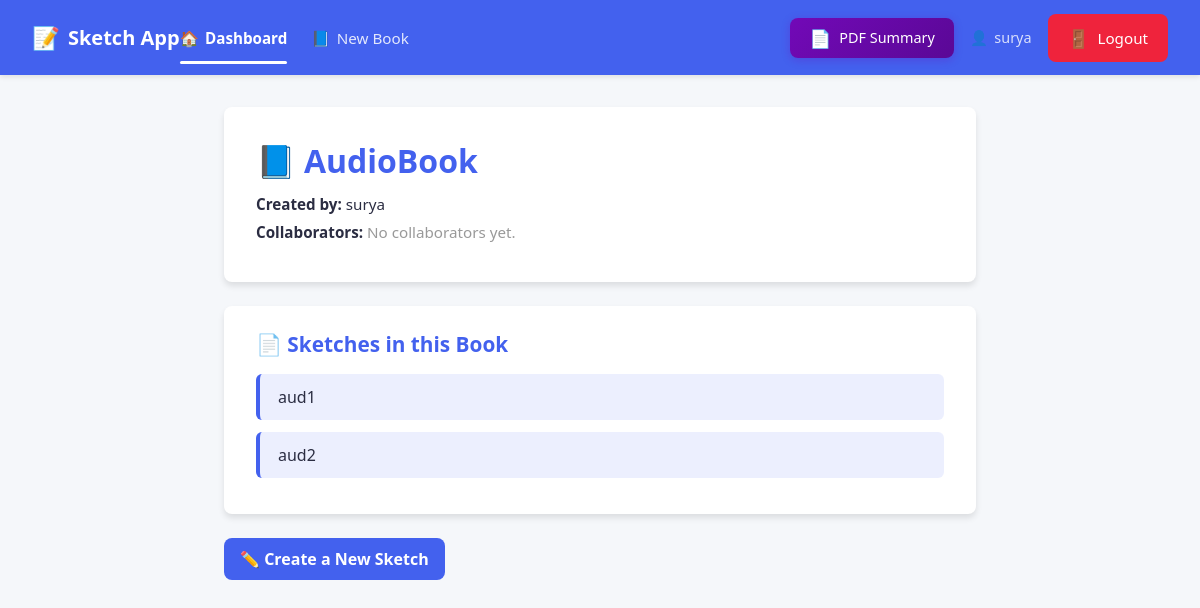
The app's page /book/15/ (signed in) with its own data.
### app/models.py (models this page shows, shortened)
class Book(models.Model):
    name = models.CharField(max_length=200)
    created_by = models.ForeignKey(User, on_delete=models.CASCADE, related_name="created_books")
    collaborators = models.ManyToManyField(User, related_name="collaborating_books")
    created_at = models.DateTimeField(auto_now_add=True)

class Sketch(models.Model):
    book = models.ForeignKey(Book, on_delete=models.CASCADE, related_name="sketches")
    name = models.CharField(max_length=200)
    created_by = models.ForeignKey(User, on_delete=models.CASCADE)
    image = models.ImageField(upload_to="sketches/", blank=True, null=True)
    strokes = models.JSONField(default=list)
    created_at = models.DateTimeField(auto_now_add=True)
    ocr_explanation = models.TextField(blank=True, null=True)  # Store the explanation text
    audio_summary = models.FileField(upload_to="audio_summaries/", blank=True, null=True)  # Store audio file
    audio_generated_at = models.DateTimeField(blank=True, null=True)  # Track when audio was generated

### app/views.py (the view)
# urls.py: path("book/<int:book_id>/", views.book_detail, name="book_detail"),
@login_required
def book_detail(request, book_id):
    book = get_object_or_404(Book, id=book_id)
    if request.user != book.created_by and request.user not in book.collaborators.all():
        return JsonResponse({"error": "Unauthorized"}, status=403)
    return render(request, "book_detail.html", {
        "book": book,
        "sketches": book.sketches.all()
    })

### app/templates/book_detail.html (shortened to what this page needs)
{% include 'navbar.html' %}
<div class="content-container">
  <div class="book-header">
    <h2><span class="icon">📘</span> {{ book.name }}</h2>
    <p><strong>Created by:</strong> {{ book.created_by.username }}</p>
    <p>
      <strong>Collaborators:</strong>
      {% if book.collaborators.exists %} {{ book.collaborators.all|join:", " }}
      {% else %}
      <span style="color: #999">No collaborators yet.</span>
      {% endif %}
    </p>
  </div>
  <div class="sketches-section">
    <h3>📄 Sketches in this Book</h3>
    <ul class="sketch-list">
      {% for sketch in sketches %}
      <li>
        <a href="/sketch/{{ sketch.id }}/">{{ sketch.name }}</a>
      </li>
      {% empty %}
      <li style="color: #777">No sketches yet.</li>
      {% endfor %}
    </ul>
  </div>
  <a href="/book/{{ book.id }}/create-sketch/" class="create-btn">
    ✏️ Create a New Sketch
  </a>
</div>

### app/templates/navbar.html (shortened to what this page needs)
<!DOCTYPE html>
<html lang="en">
  <head>
  </head>
  <body>
    <nav class="navbar">
      <div class="navbar-left">
        <a href="{% url 'dashboard' %}" class="navbar-brand">
          <span class="icon">📝</span> Sketch App
        </a>
        <ul class="navbar-nav">
          <li class="nav-item">
            <a href="{% url 'dashboard' %}" class="nav-link active">
              <span class="icon">🏠</span> Dashboard
            </a>
          </li>
          <li class="nav-item">
            <a href="{% url 'create_book' %}" class="nav-link">
              <span class="icon">📘</span> New Book
            </a>
          </li>
        </ul>
      </div>
      <div class="navbar-right">
        {% if user.is_authenticated %}
        <a
          href="http://localhost:8501/"
          target="_blank"
          class="btn-pdf-summary"
          title="Upload PDF and get AI-powered summary"
        >
          <span class="icon">📄</span>
          <span>PDF Summary</span>
        </a>
        <div class="username">
          <span class="icon">👤</span> {{ user.username }}
        </div>
        <form method="post" action="{% url 'logout' %}" style="display: inline">
          <button
            type="submit"
            style="
              background-color: #ef233c;
              color: white;
              border: none;
              padding: 0.75rem 1.25rem;
              font-size: 0.95rem;
              font-weight: 500;
              border-radius: 8px;
              cursor: pointer;
              display: inline-flex;
              align-items: center;
              transition: background-color 0.2s ease-in-out;
            "
            onmouseover="this.style.backgroundColor='#c1002a'"
            onmouseout="this.style.backgroundColor='#ef233c'"
          >
            <span style="margin-right: 0.5rem; font-size: 1.1rem">🚪</span>
            Logout
          </button>
        </form>
        {% else %}
        <a href="{% url 'login' %}" class="btn-outline-light">Login</a>
        {% endif %}
      </div>
    </nav>
  </body>
</html>

### app/templates/navbar.html (style rules this page uses)
:root { --primary: #4361ee; --primary-hover: #3a56d4; --primary-dark: #2a46cc; --dark: #2b2d42; --light: #f8f9fa; --gray: #6c757d; --light-gray: #dee2e6; --accent: #7209b7; --accent-hover: #5a0896; }
* { margin: 0; padding: 0; box-sizing: border-box; font-family: "Segoe UI", Tahoma, Geneva, Verdana, sans-serif; }
.navbar { background-color: var(--primary); color: white; padding: 0.85rem 2rem; display: flex; justify-content: space-between; align-items: center; box-shadow: 0 2px 5px rgba(0, 0, 0, 0.1); position: relative; z-index: 1000; }
.navbar-brand { font-size: 1.25rem; font-weight: 600; color: white; text-decoration: none; display: flex; align-items: center; }
.navbar-brand .icon { margin-right: 0.5rem; font-size: 1.4rem; }
.navbar-left, .navbar-right { display: flex; align-items: center; }
.navbar-nav { display: flex; list-style: none; gap: 1.5rem; margin: 0; padding: 0; }
.nav-item { position: relative; }
.nav-link { color: rgba(255, 255, 255, 0.85); text-decoration: none; font-size: 0.95rem; font-weight: 500; padding: 0.5rem 0; transition: color 0.2s ease; display: flex; align-items: center; }
.nav-link .icon { margin-right: 0.4rem; }
.nav-link.active { color: white; font-weight: 600; }
.nav-link.active::after { content: ""; position: absolute; bottom: -0.5rem; left: 0; width: 100%; height: 3px; background-color: white; border-radius: 3px; }
.username { font-size: 0.9rem; color: rgba(255, 255, 255, 0.8); margin-right: 1rem; display: flex; align-items: center; }
.username .icon { margin-right: 0.4rem; }
.btn-pdf-summary { background: linear-gradient( 135deg, var(--accent) 0%, var(--accent-hover) 100% ); color: white; border: none; padding: 0.5rem 1.2rem; border-radius: 8px; font-size: 0.9rem; font-weight: 500; text-decoration: none; display: inline-flex; align-items: center; gap: 0.5rem; transition: all 0.3s ease; box-shadow: 0 2px 8px rgba(114, 9, 183, 0.3); cursor: pointer; margin-right: 1rem; }
.btn-pdf-summary .icon { font-size: 1.1rem; animation: pulse 2s ease-in-out infinite; }

### app/templates/book_detail.html (style rules this page uses)
:root { --primary: #4361ee; --primary-hover: #3a56d4; --primary-light: rgba(67, 97, 238, 0.1); --dark: #2b2d42; --light: #f8f9fa; --gray: #6c757d; --light-gray: #dee2e6; --border-radius: 8px; --shadow: 0 4px 6px rgba(0, 0, 0, 0.1); }
body { background-color: #f5f7fa; }
.content-container { max-width: 800px; margin: 2rem auto 4rem; padding: 0 1.5rem; }
.book-header { background: white; border-radius: var(--border-radius); box-shadow: var(--shadow); padding: 2rem; margin-bottom: 1.5rem; }
.book-header h2 { font-size: 2rem; color: var(--primary); margin-bottom: 0.75rem; display: flex; align-items: center; }
.book-header h2 .icon { margin-right: 0.5rem; }
.book-header p { color: var(--dark); margin-bottom: 0.5rem; font-size: 0.95rem; }
.sketches-section { background: white; border-radius: var(--border-radius); box-shadow: var(--shadow); padding: 1.5rem 2rem; margin-bottom: 1.5rem; }
.sketches-section h3 { color: var(--primary); margin-bottom: 1rem; font-size: 1.3rem; }
.sketch-list { list-style: none; padding: 0; }
.sketch-list li { background: var(--primary-light); padding: 12px 18px; margin-bottom: 12px; border-left: 4px solid var(--primary); border-radius: 6px; transition: background 0.3s; }
.sketch-list li a { text-decoration: none; color: var(--dark); font-weight: 500; }
.create-btn { display: inline-block; background-color: var(--primary); color: white; padding: 10px 16px; border-radius: var(--border-radius); text-decoration: none; font-weight: bold; transition: background 0.2s; }

### records on screen
Book: name "AudioBook", created_by.username "surya"
Sketch: name "aud1"
Sketch: name "aud2"

### other values on screen
{{ user.username }} "surya"
